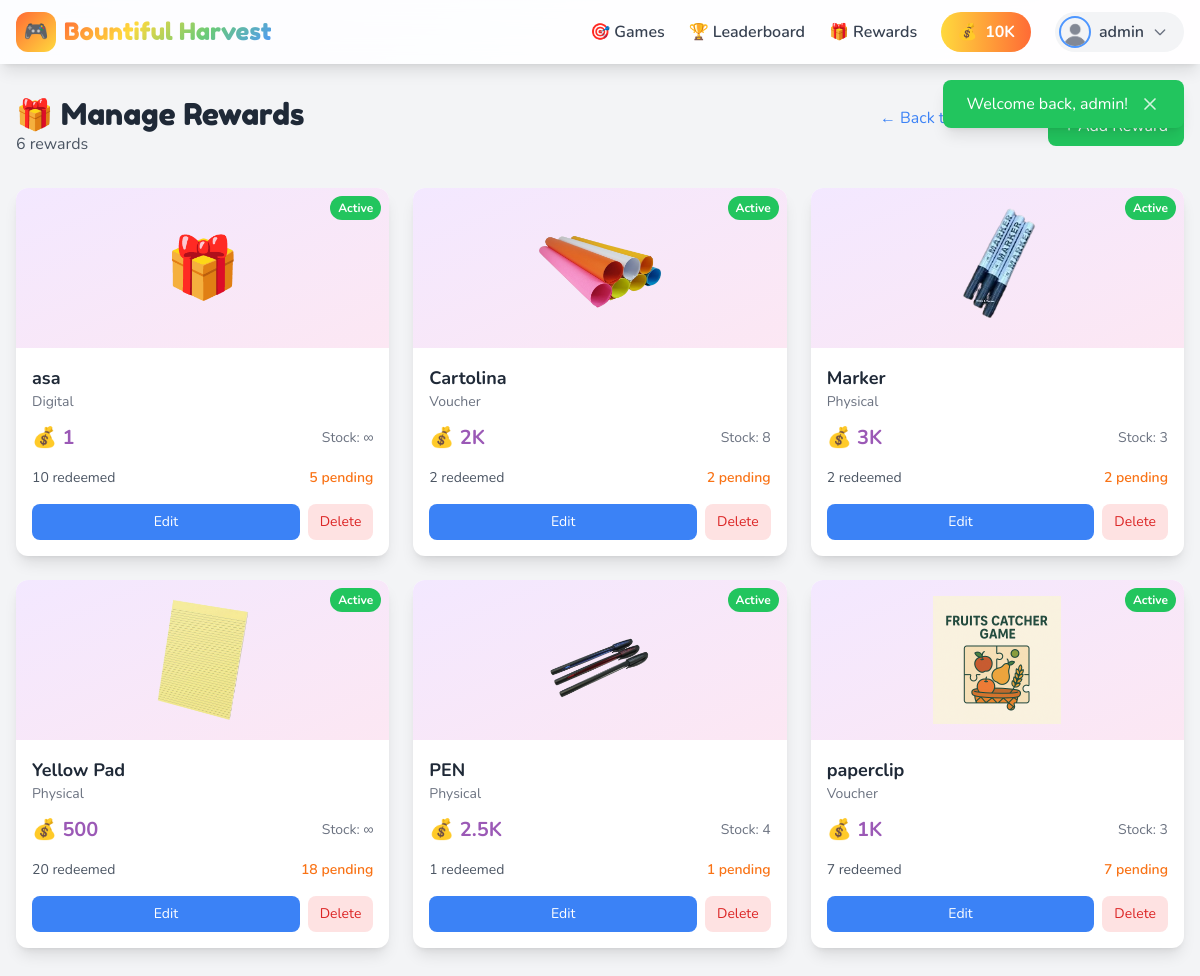
/admin/rewards.php (signed in), run on the app's committed database.
### tables this page shows
CREATE TABLE `wallet` (
  `id` int(10) UNSIGNED NOT NULL,
  `user_id` int(10) UNSIGNED NOT NULL,
  `balance` int(10) UNSIGNED DEFAULT 0,
  `total_earned` int(10) UNSIGNED DEFAULT 0,
  `total_spent` int(10) UNSIGNED DEFAULT 0,
  `last_transaction_at` timestamp NULL DEFAULT NULL,
  `created_at` timestamp NOT NULL DEFAULT current_timestamp(),
  `updated_at` timestamp NOT NULL DEFAULT current_timestamp() ON UPDATE current_timestamp()
);

CREATE TABLE `users` (
  `id` int(10) UNSIGNED NOT NULL,
  `username` varchar(50) NOT NULL,
  `email` varchar(100) NOT NULL,
  `password` varchar(255) NOT NULL,
  `role` enum('player','admin') DEFAULT 'player',
  `avatar` varchar(255) DEFAULT 'default-avatar.png',
  `status` enum('active','banned','suspended') DEFAULT 'active',
  `email_verified_at` timestamp NULL DEFAULT NULL,
  `remember_token` varchar(100) DEFAULT NULL,
  `last_login` timestamp NULL DEFAULT NULL,
  `login_attempts` int(10) UNSIGNED DEFAULT 0,
  `locked_until` timestamp NULL DEFAULT NULL,
  `created_at` timestamp NOT NULL DEFAULT current_timestamp(),
  `updated_at` timestamp NOT NULL DEFAULT current_timestamp() ON UPDATE current_timestamp()
);

CREATE TABLE `rewards` (
  `id` int(10) UNSIGNED NOT NULL,
  `name` varchar(100) NOT NULL,
  `description` text DEFAULT NULL,
  `points_cost` int(10) UNSIGNED NOT NULL,
  `category` enum('digital','physical','voucher','badge','other') DEFAULT 'digital',
  `image` varchar(255) DEFAULT 'default-reward.png',
  `quantity` int(11) DEFAULT NULL,
  `max_per_user` int(10) UNSIGNED DEFAULT 1,
  `requires_approval` tinyint(1) DEFAULT 0,
  `status` enum('active','inactive','out_of_stock') DEFAULT 'active',
  `valid_from` timestamp NULL DEFAULT NULL,
  `valid_until` timestamp NULL DEFAULT NULL,
  `created_at` timestamp NOT NULL DEFAULT current_timestamp(),
  `updated_at` timestamp NOT NULL DEFAULT current_timestamp() ON UPDATE current_timestamp()
);

### includes/functions.php (called while the page is built, shortened)
<?php
function baseUrl(string $path = ''): string {
    return rtrim(APP_URL, '/') . '/' . ltrim($path, '/');
}
function asset(string $path): string {
    return baseUrl('assets/' . ltrim($path, '/'));
}
function e(string $string): string {
    return htmlspecialchars($string, ENT_QUOTES, 'UTF-8');
}
function formatNumber(int $number): string {
    if ($number >= 1000) {
        return round($number / 1000, 1) . 'K';
    }
    return (string) $number;
}
function statusColor(string $status): string {
    return match($status) {
        'active' => 'bg-green-500 text-white',
        'inactive', 'banned' => 'bg-red-500 text-white',
        'pending' => 'bg-yellow-500 text-black',
        'suspended', 'maintenance' => 'bg-orange-500 text-white',
        default => 'bg-gray-500 text-white'
    };
}

### includes/auth.php (called while the page is built, shortened)
<?php
class Auth {
    private static ?array $user = null;
    public static function check(): bool {
        if (isset($_SESSION['user_id'])) {
            return true;
        }
        return false;
    }
    public static function user(): ?array {
        if (self::$user === null) {
            self::$user = Database::fetch(
                "SELECT u.*, w.balance as wallet_balance
                 FROM users u
                 LEFT JOIN wallet w ON u.id = w.user_id
                 WHERE u.id = ?",
                [$_SESSION['user_id']]
            );
        }
        return self::$user;
    }
}

### includes/database.php (called while the page is built, shortened)
<?php
class Database {
    private static ?PDO $instance = null;
    public static function getConnection(): PDO {
        if (self::$instance === null) {
            try {
                $dsn = sprintf(
                    "mysql:host=%s;dbname=%s;charset=%s",
                    DB_HOST,
                    DB_NAME,
                    DB_CHARSET
                );
                $options = [
                    PDO::ATTR_ERRMODE => PDO::ERRMODE_EXCEPTION,
                    PDO::ATTR_DEFAULT_FETCH_MODE => PDO::FETCH_ASSOC,
                    PDO::ATTR_EMULATE_PREPARES => false,
                    PDO::MYSQL_ATTR_INIT_COMMAND => "SET NAMES utf8mb4 COLLATE utf8mb4_unicode_ci"
                ];
                self::$instance = new PDO($dsn, DB_USER, DB_PASS, $options);
            } catch (PDOException $e) {
                if (APP_DEBUG) {
                    die("Database Connection Error: " . $e->getMessage());
                } else {
                    error_log("Database Connection Error: " . $e->getMessage());
                    die("A database error occurred. Please try again later.");
                }
            }
        }
        return self::$instance;
    }
    public static function db(): PDO {
        return self::getConnection();
    }
    public static function query(string $sql, array $params = []): PDOStatement {
        $stmt = self::db()->prepare($sql);
        $stmt->execute($params);
        return $stmt;
    }
    public static function fetch(string $sql, array $params = []): ?array {
        $result = self::query($sql, $params)->fetch();
        return $result ?: null;
    }
    public static function fetchAll(string $sql, array $params = []): array {
        return self::query($sql, $params)->fetchAll();
    }
}

### admin/rewards.php (the view, shortened to what this page needs)
<?php
require_once __DIR__ . '/../includes/header.php';
$rewards = Database::fetchAll(
    "SELECT r.*,
            (SELECT COUNT(*) FROM redemptions WHERE reward_id = r.id) as total_redemptions,
            (SELECT COUNT(*) FROM redemptions WHERE reward_id = r.id AND status = 'pending') as pending_redemptions
     FROM rewards r
     ORDER BY r.created_at DESC"
);
?>
<div class="min-h-screen py-8 px-4 bg-gray-100">
    <div class="max-w-7xl mx-auto">
        <div class="flex items-center justify-between mb-8">
            <div>
                <h1 class="font-game text-3xl text-gray-800">🎁 Manage Rewards</h1>
                <p class="text-gray-600"><?= count($rewards) ?> rewards</p>
            </div>
            <div class="flex gap-3">
                <a href="<?= baseUrl('/admin/') ?>" class="text-blue-500 hover:underline">← Back to Dashboard</a>
                <button onclick="showRewardModal()" class="bg-green-500 text-white px-4 py-2 rounded-lg hover:bg-green-600">
                </button>
            </div>
        </div>
        <div class="grid md:grid-cols-2 lg:grid-cols-3 gap-6">
            <?php foreach ($rewards as $reward): ?>
                <div class="bg-white rounded-xl shadow-lg overflow-hidden">
                    <div class="relative h-40 bg-gradient-to-br from-purple-100 to-pink-100 flex items-center justify-center">
                        <?php if (!empty($reward['image']) && $reward['image'] !== 'default-reward.png'): ?>
                            <img src="<?= baseUrl('/assets/images/rewards/' . $reward['image']) ?>"
                                 alt="<?= e($reward['name']) ?>"
                                 class="max-h-32 object-contain"
                                 onerror="this.style.display='none'; this.nextElementSibling.style.display='block';">
                        <?php else: ?>
                            <span class="text-6xl">🎁</span>
                        <?php endif; ?>
                        <span class="absolute top-2 right-2 px-2 py-1 rounded-full text-xs font-bold <?= statusColor($reward['status']) ?>">
                            <?= ucfirst(str_replace('_', ' ', $reward['status'])) ?>
                        </span>
                    </div>
                    <div class="p-4">
                        <h3 class="font-bold text-lg text-gray-800"><?= e($reward['name']) ?></h3>
                        <p class="text-sm text-gray-500 mb-3"><?= ucfirst($reward['category']) ?></p>
                        <div class="flex items-center justify-between mb-4">
                            <span class="font-bold text-xl text-friv-purple">
                                💰 <?= formatNumber($reward['points_cost']) ?>
                            </span>
                            <span class="text-sm text-gray-500">
                                Stock: <?= $reward['quantity'] ?? '∞' ?>
                            </span>
                        </div>
                        <div class="flex items-center justify-between text-sm text-gray-600 mb-4">
                            <span><?= $reward['total_redemptions'] ?> redeemed</span>
                            <?php if ($reward['pending_redemptions'] > 0): ?>
                                <span class="text-orange-500 font-semibold">
                                    <?= $reward['pending_redemptions'] ?> pending
                                </span>
                            <?php endif; ?>
                        </div>
                        <div class="flex gap-2">
                            <button onclick="showRewardModal(<?= htmlspecialchars(json_encode($reward)) ?>)"
                                    class="flex-1 bg-blue-500 text-white px-3 py-2 rounded-lg text-sm hover:bg-blue-600">
                                Edit
                            </button>
                            <form method="POST" class="inline" onsubmit="return confirm('Delete this reward?')">
                                <button type="submit" class="px-3 py-2 bg-red-100 text-red-600 rounded-lg text-sm hover:bg-red-200">
                                    Delete
                                </button>
                            </form>
                        </div>
                    </div>
                </div>
            <?php endforeach; ?>
        </div>
    </div>
</div>
<?php require_once __DIR__ . '/../includes/footer.php'; ?>

### includes/navbar.php (shortened to what this page needs)
<nav class="fixed top-0 left-0 right-0 z-40 bg-white/90 backdrop-blur-md shadow-lg">
    <div class="max-w-7xl mx-auto px-4">
        <div class="flex items-center justify-between h-16">
            <a href="<?= baseUrl() ?>" class="flex items-center gap-2 group">
                <div class="w-10 h-10 bg-gradient-to-br from-friv-orange to-friv-yellow rounded-xl flex items-center justify-center transform group-hover:rotate-12 transition-transform">
                    <span class="text-white text-xl">🎮</span>
                </div>
                <span class="font-game text-2xl gradient-text hidden sm:block"><?= APP_NAME ?></span>
            </a>
            <div class="hidden md:flex items-center gap-6">
                <a href="<?= baseUrl('/games/') ?>" class="text-gray-700 hover:text-friv-orange font-semibold transition-colors flex items-center gap-1">
                    <span>🎯</span> Games
                </a>
                <a href="<?= baseUrl('/leaderboard/') ?>" class="text-gray-700 hover:text-friv-orange font-semibold transition-colors flex items-center gap-1">
                    <span>🏆</span> Leaderboard
                </a>
                <a href="<?= baseUrl('/rewards/') ?>" class="text-gray-700 hover:text-friv-orange font-semibold transition-colors flex items-center gap-1">
                    <span>🎁</span> Rewards
                </a>
                <?php if ($isLoggedIn): ?>
                    <div class="bg-gradient-to-r from-friv-yellow to-friv-orange text-white px-4 py-2 rounded-full font-bold flex items-center gap-2">
                        <span>💰</span>
                        <span id="navbar-balance"><?= formatNumber($currentUser['wallet_balance'] ?? 0) ?></span>
                    </div>
                    <div class="relative" x-data="{ open: false }">
                        <button @click="open = !open" class="flex items-center gap-2 bg-gray-100 hover:bg-gray-200 rounded-full pl-1 pr-4 py-1 transition-colors">
                            <img src="<?= asset('images/avatars/' . ($currentUser['avatar'] ?? 'default-avatar.png')) ?>"
                                 alt="Avatar"
                                 class="w-8 h-8 rounded-full object-cover border-2 border-friv-blue">
                            <span class="font-semibold text-gray-700"><?= e($currentUser['username']) ?></span>
                            <svg class="w-4 h-4 text-gray-500" fill="none" stroke="currentColor" viewBox="0 0 24 24">
                                <path stroke-linecap="round" stroke-linejoin="round" stroke-width="2" d="M19 9l-7 7-7-7"></path>
                            </svg>
                        </button>
                    </div>
                <?php endif; ?>
            </div>
        </div>
    </div>
</nav>

### includes/header.php (style rules this page uses)
body { font-family: 'Nunito', sans-serif; }
.font-game { font-family: 'Fredoka One', cursive; }
.gradient-text { background: linear-gradient(135deg, #FF6B35, #FFD93D, #6BCB77, #4D96FF); -webkit-background-clip: text; -webkit-text-fill-color: transparent; background-clip: text; }

### data on the page
wallet: balance "10K", user.avatar (placeholder picture), user.username "admin"
rewards: status "Active", name "asa", category "Digital", points_cost "1", quantity "∞", total_redemptions "10", pending_redemptions "5"
rewards: image (picture), status "Active", name "Cartolina", category "Voucher", points_cost "2K", quantity "8", total_redemptions "2", pending_redemptions "2"
rewards: image (picture), status "Active", name "Marker", category "Physical", points_cost "3K", quantity "3", total_redemptions "2", pending_redemptions "2"
rewards: image (picture), status "Active", name "Yellow Pad", category "Physical", points_cost "500", quantity "∞", total_redemptions "20", pending_redemptions "18"
rewards: image (picture), status "Active", name "PEN", category "Physical", points_cost "2.5K", quantity "4", total_redemptions "1", pending_redemptions "1"
rewards: image (picture), status "Active", name "paperclip", category "Voucher", points_cost "1K", quantity "3", total_redemptions "7", pending_redemptions "7"

### other printed values
APP_NAME "Bountiful Harvest"
$message "Welcome back, admin!"
count($rewards) "6"
